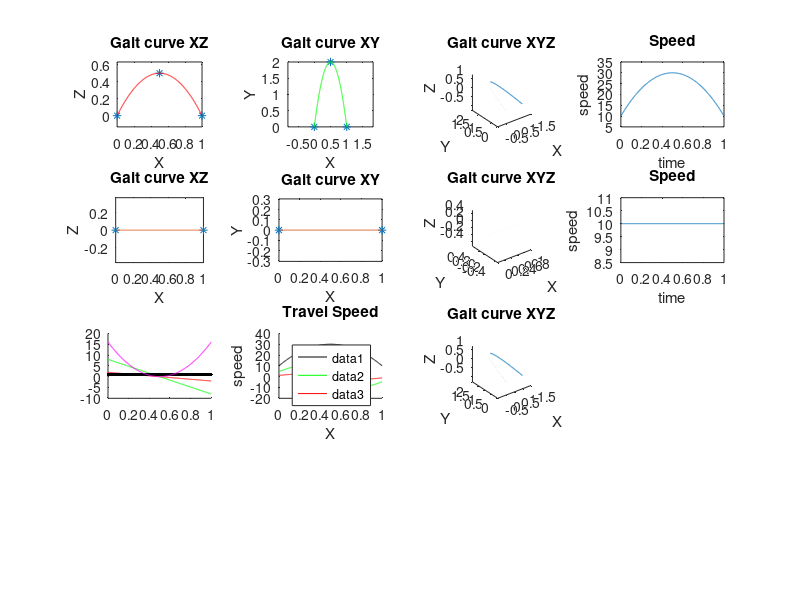

Source code (MATLAB):
clear all;clc;close all;
%Cord sys:
%X = forward
%Y = sideways + -> left when looking forward
%Z = upwards


%% XZ RED
subplot(4,4,1)
Xvalues = [0, 0.5, 1]';
Yvalues = [0, 0.5, 0]';

plot(Xvalues,Yvalues,'*')
axis equal
hold on

P11 = polyfit(Xvalues,Yvalues,2);

X = 0:0.001:1;
plot(X,polyval(P11,X),'r');
title('Gait curve XZ');xlabel('X');ylabel('Z')
%% XY GREEN
subplot(4,4,2)
Yvalues = [0, 2, 0]';

plot(Xvalues,Yvalues,'*')
axis equal
hold on

P12 = polyfit(Xvalues,Yvalues,2);

plot(X,polyval(P12,X),'g');
title('Gait curve XY');xlabel('X');ylabel('Y')
%%
subplot(4,4,3)
plot3(X,polyval(P12,X),polyval(P11,X));
title('Gait curve XYZ');xlabel('X');ylabel('Y');zlabel('Z');axis equal


%% SPEED
subplot(4,4,4)
Xvalues = [0, 0.5, 1]';
Yvalues = [10, 30, 10]';

plot(Xvalues,Yvalues,'*')

P13 = polyfit(Xvalues,Yvalues,2);

plot(X,polyval(P13,X));
title('Speed');xlabel('time');ylabel('speed');hold on

%%====================================================================================




%%
subplot(4,4,5)
Xvalues = [0, 1]';
Zvalues = [0, 0]';

plot(Xvalues,Zvalues,'*')
axis equal
hold on

P21 = polyfit(Xvalues,Zvalues,1);

X = 0:0.001:1;
plot(X,polyval(P21,X));
title('Gait curve XZ');xlabel('X');ylabel('Z')
%%
subplot(4,4,6)
Xvalues = [0, 1]';
Yvalues = [0, 0]';

plot(Xvalues,Yvalues,'*')
axis equal
hold on

P22 = polyfit(Xvalues,Yvalues,1);

plot(X,polyval(P22,X));
title('Gait curve XY');xlabel('X');ylabel('Y')
%%
subplot(4,4,7)
plot3(X,polyval(P22,X),polyval(P21,X));
title('Gait curve XYZ');xlabel('X');ylabel('Y');zlabel('Z');axis equal

%%
subplot(4,4,8)
Xvalues = [0, 1]';
Yvalues = [10, 10]';

plot(Xvalues,Yvalues,'*')

P23 = polyfit(Xvalues,Yvalues,1);

plot(X,polyval(P23,X));
title('Speed');xlabel('time');ylabel('speed');hold on


%%========================================================================================

subplot(4,4,11)
plot3(X,polyval(P12,X),polyval(P11,X));
hold on
plot3(X,polyval(P22,X),polyval(P21,X));
title('Gait curve XYZ');xlabel('X');ylabel('Y');zlabel('Z');axis equal

%%========================================================================================

subplot(4,4,9);hold on
XZder = polyder(P11);
XYder = polyder(P12);
DZ = polyval(XZder,X);
DY = polyval(XYder,X);
DX = 1;

plot(X,DZ,'r')
plot(X,DY,'g')
plot(X,1,'k')
plot(X,DY.*DZ,'m')




%%
subplot(4,4,10);hold on
Dtot = abs(DX)+abs(DY)+abs(DY);

plot(X,polyval(P13,X).*DX,'k');
plot(X,polyval(P13,X).*DY./Dtot,'g');
plot(X,polyval(P13,X).*DZ./Dtot,'r');
legend()
title('Travel Speed');xlabel('X');ylabel('speed');


